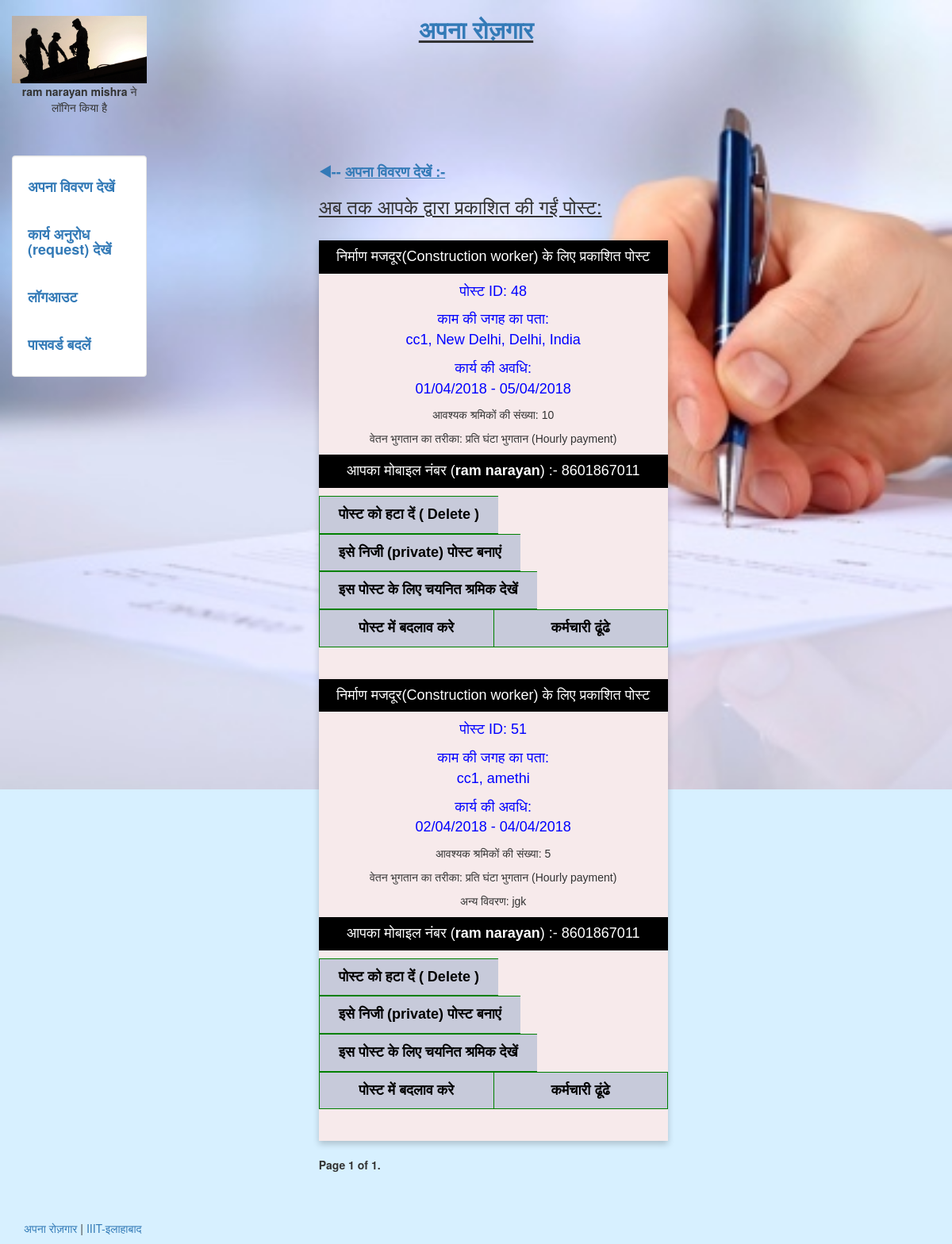
Before: /see_work_post (signed in) with the older database file.
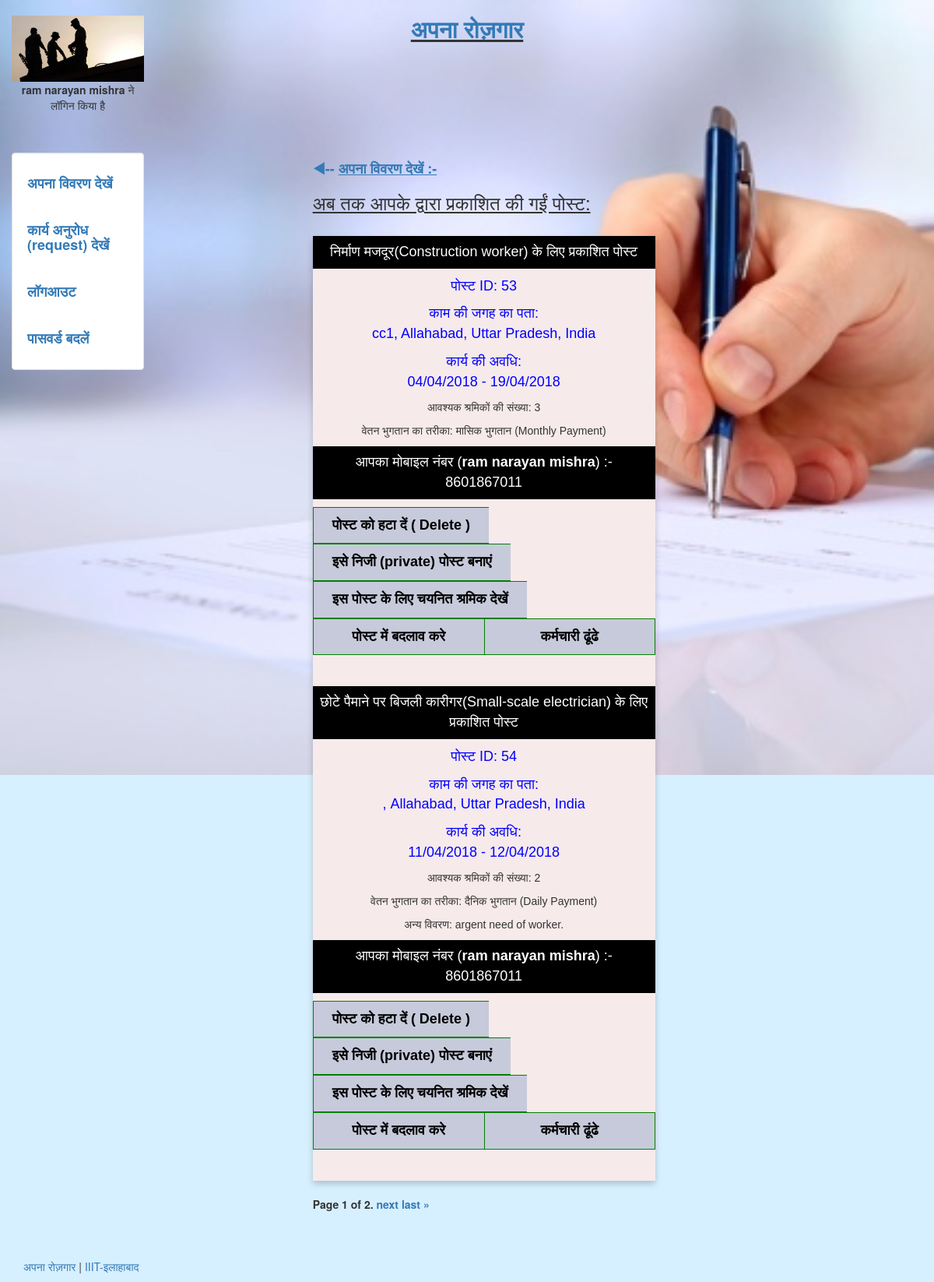
After: the same page with the newer database file.
### search/models.py (models this page shows, shortened)
class Posts(models.Model):
	post_id=models.AutoField(primary_key=True)
	username = models.CharField(max_length=100)
	name = models.CharField(max_length = 100,blank = True, null = True)
	s_contact = models.CharField(max_length=50,blank = True,null = True)
	rskill = models.CharField(max_length = 100,blank = True, null = True)
	street = models.CharField(max_length=250,blank = True, null = True)
	location = models.CharField(max_length=250,blank = True, null = True)
	start_date = models.DateField(blank = True, null = True)
	end_date = models.DateField(blank = True, null = True)
	Nworker = models.IntegerField(blank = True, null = True)
	Twork = models.CharField(max_length = 250,blank = True, null = True)
	description = models.TextField(max_length = 500,blank = True, null = True)
	lat = models.CharField(max_length = 50, blank = True, null= True)
	lng = models.CharField(max_length = 50, blank = True, null= True)
	status = models.CharField(max_length = 50,blank = True, null = True)
	distance = models.IntegerField(blank = True, null = True)
	temp=models.CharField(max_length = 2,blank = True, null = True)
	temp1=models.CharField(max_length = 2,blank = True, null = True)

### search/views.py (the view, shortened to what this page needs)
# urls.py: url(r'^see_work_post',see_work_post,name = 'see_work_post'),
def see_work_post(request):
  if request.method=="POST" and 'delete' in request.POST:
    post_id=request.POST.get('post_id')
    data=Posts.objects.get(post_id=post_id)
    data.delete()
    pos=Posts.objects.filter(username=request.user.username)
    warn=""
    if len(pos)==0:
      warn="कोई पोस्ट नहीं मिला।"
    pag = Paginator(pos,2)
    page='1'
    p = pag.page(int(page))
    return render(request,'search/postresult.html',{'pos':p,'warn':warn})
  elif request.method=="POST" and 'edit' in request.POST:
    post_id=request.POST.get('post_id')
    data=Posts.objects.get(post_id=post_id)
    return render(request,'search/pwork1.html',{'data':data})
  elif request.method=="POST" and 'gotopost' in request.POST:
    post_id=request.POST.get('post_id')
    data=Posts.objects.get(post_id=post_id)
    warn=""
    return render(request,'search/update.html',{'data':data,'warn':warn})
  else:
    pos=Posts.objects.filter(username=request.user.username)
    warn=""
    if len(pos)==0:
      warn="कोई पोस्ट नहीं मिला।"
    pag = Paginator(pos,2)
    page = request.GET.get('page',None)
    if not page:
      page='1'
    p = pag.page(int(page))
    return render(request,'search/postresult.html',{'pos':p,'warn':warn})

### search/templates/search/postresult.html (shortened to what this page needs)
{% extends "login/header.html" %}
{% block content %}
<div class ='col-sm-6 col-sm-offset-2'>
  <link rel="stylesheet" href="https://cdnjs.cloudflare.com/ajax/libs/font-awesome/4.7.0/css/font-awesome.min.css">
<h4><b><a href='/view'>&#9664;-- <u>अपना विवरण देखें :-</u></a></b></h4>
<h3><u>अब तक आपके द्वारा प्रकाशित की गईं पोस्ट: </u></h3>    <br>
{% for data in pos %}
  <div class="card" style="background-color:#F7EAEB">
  <p><button class = "but">{{data.rskill}} के लिए प्रकाशित पोस्ट</button></p>
  <p class="title">पोस्ट ID: {{data.post_id}}</p>
  <p class="title">काम की जगह का पता: <br>{{data.street}}, {{data.location}}</p>
  <p class="title">कार्य की अवधि: <br>{{data.start_date|date:"d/m/20y"}} - {{data.end_date|date:"d/m/20y"}}</p>
 <p>आवश्यक श्रमिकों की संख्या: {{data.Nworker}}</p>
  <p>वेतन भुगतान का तरीका: {{data.Twork}}</p>
    {%if data.description%}
   <p>अन्य विवरण: {{data.description}}</p>
    {%endif%}
  <p><button class = "but">आपका मोबाइल नंबर (<b>{{data.name}}</b>) :- {{data.s_contact}}</button></p>
  <form method="POST" action="/see_work_post">
     <div class = "btn-group"><font size = 4>
     <b><button type="submit" name = 'delete' >पोस्ट को हटा दें  ( Delete )</button>
      {%if "private" in data.status%}
     <button type="submit" name = 'status' >सार्वजनिक (public) पोस्ट बनाएं</button>
     {%else%}
     <button type="submit" name = 'status' >इसे निजी (private) पोस्ट बनाएं</button>
     {%endif%}
     <button type="submit" name = 'selected' >इस पोस्ट के लिए चयनित श्रमिक देखें</button>
     <button type="submit" name = 'edit' style = "width : 50% ">पोस्ट में बदलाव करे</button>
     <button type="submit" name = 'search' style = "width: 50%">कर्मचारी ढूंढे</button>
   </b>
 </font>
</div>
  </form>
  <br>
  <br>
</div>
{% endfor %}
  <b>
  <div class="pagination">
    <span class="step-links">
        <span class="current">
            Page {{ pos.number }} of {{ pos.paginator.num_pages }}.
        </span>
        {% if pos.has_next %}
            <a href="?page={{ pos.next_page_number }}">next</a>
            <a href="?page={{ pos.paginator.num_pages }}">last &raquo;</a>
        {% endif %}
    </span>
</div>
  </b>
</div>
{% endblock %}

### login/templates/login/header.html (shortened to what this page needs)
<!DOCTYPE html>
<html lang="en">
 <head>
   {% load staticfiles %}
   <link rel="stylesheet" href="{% static 'login/css/bootstrap.min.css' %}" type = "text/css"/>
   <link rel="stylesheet" href="{% static 'login/css/new.css' %}" type = "text/css"/>
  </head>
<body class="body" style="background-color:#d7f0ff">
	<div class="container-fluid" style="min-height:95%; ">
		<div class="row">
			  <div class="col-sm-2">
				<br>
				  <center>
					<img src="{% static 'login/img/profile.jpg' %}" class="img-responsive" style='max-height:100px;' alt="logo">
					{% if request.user.username %}
				  	<p><b> {{request.user.first_name}}</b> ने लॉगिन किया है</p>
					{% endif %}
				  </center>
			  </div>
			    <div class="col-sm-8">
				  <center>
				  <h2><b><u><a href="/about">अपना रोज़गार</a></b></u></h2>
				  </center>
			    </div>
		</div>
		<div class="row">
		  <div class="col-sm-2">
			<div class="well bs-sidebar" id="sidebar" style="background-color:#fff">
			  <ul class="nav nav-pills nav-stacked">
			  	{% if request.user.username %}
			  	<h4><b><li><a href = '/view'>अपना विवरण देखें</a></li></b></h4><br>
			  	<h4><b><li><a href = '/workrequest'>कार्य अनुरोध (request) देखें</a></li></b></h4><br>
			  	<h4><b><li><a href='/logout'>लॉगआउट</a></li></b></h4><br>
                <h4><b> <li><a href = '/change_password'>पासवर्ड बदलें</a></li></b></h4>
			  	{%else%}
				<h4><b><li><a href='/login'>लॉग इन करें</a></li></b></h4><br>
				<h4><b><li><a href='/register'>रजिस्टर करे</a></li></b></h4><br>
                                <h4><b><li><a href='/forgot_password'>पासवर्ड भूल गए?</a></li></b></h4>
				{%endif%}
			  </ul>
			</div>
		  </div>
		  <div class="col-sm-10">
			<div class='container-fluid'>
			   {% block content %}
			   {% endblock %}
			</div>
		  </div>
		</div>
	</div>
	  <footer>
         <br>
         <br>
		<div class="container-fluid" style='margin-left:15px'>
			<p><a href="/about" target="blank">अपना रोज़गार</a> | <a href="https://www.iiita.ac.in/" target="blank">IIIT-इलाहाबाद</a></p>
		</div>
	  </footer>
</body>
</html>

### login/templates/login/header.html (style rules this page uses)
html, body { height:100% }

### search/templates/search/postresult.html (style rules this page uses)
.card { box-shadow: 0 4px 8px 0 rgba(0, 0, 0, 0.2); max-width: 500px; margin: auto; text-align: center; font-family: arial; }
.title { color: blue; font-size: 18px; }
.but { border: none; outline: 0; display: inline-block; padding: 8px; color: white; background-color: #000; text-align: center; cursor: pointer; width: 100%; font-size: 18px; }
.btn-group button { background-color: #C7CADA; border: 1px solid green; color: black; padding: 10px 24px; cursor: pointer; float: left; }
.btn-group button:not(:last-child) { border-right: none; }
.btn-group:after { content: ""; clear: both; display: table; }

Changed rows visible on the page:
removed Posts: rskill "निर्माण मजदूर(Construction worker)", post_id "48", street "cc1", location "New Delhi, Delhi, India", start_date "01/04/2018", end_date "05/04/2018", Nworker "10", Twork "प्रति घंटा भुगतान (Hourly payment)", name "ram narayan", s_contact "8601867011", status "इसे निजी (private) पोस्ट बनाएं"
removed Posts: rskill "निर्माण मजदूर(Construction worker)", post_id "51", street "cc1", location "amethi", start_date "02/04/2018", end_date "04/04/2018", Nworker "5", Twork "प्रति घंटा भुगतान (Hourly payment)", description "jgk", name "ram narayan", s_contact "8601867011", status "इसे निजी (private) पोस्ट बनाएं"
added Posts: rskill "निर्माण मजदूर(Construction worker)", post_id "53", street "cc1", location "Allahabad, Uttar Pradesh, India", start_date "04/04/2018", end_date "19/04/2018", Nworker "3", Twork "मासिक भुगतान (Monthly Payment)", name "ram narayan mishra", s_contact "8601867011", status "इसे निजी (private) पोस्ट बनाएं"
added Posts: rskill "छोटे पैमाने पर बिजली कारीगर(Small-scale electrician)", post_id "54", location "Allahabad, Uttar Pradesh, India", start_date "11/04/2018", end_date "12/04/2018", Nworker "2", Twork "दैनिक भुगतान (Daily Payment)", description "argent need of worker.", name "ram narayan mishra", s_contact "8601867011", status "इसे निजी (private) पोस्ट बनाएं"
Other visible differences:
{{ pos.paginator.num_pages }}: "1" → "2"
text now shown: "next last »"
